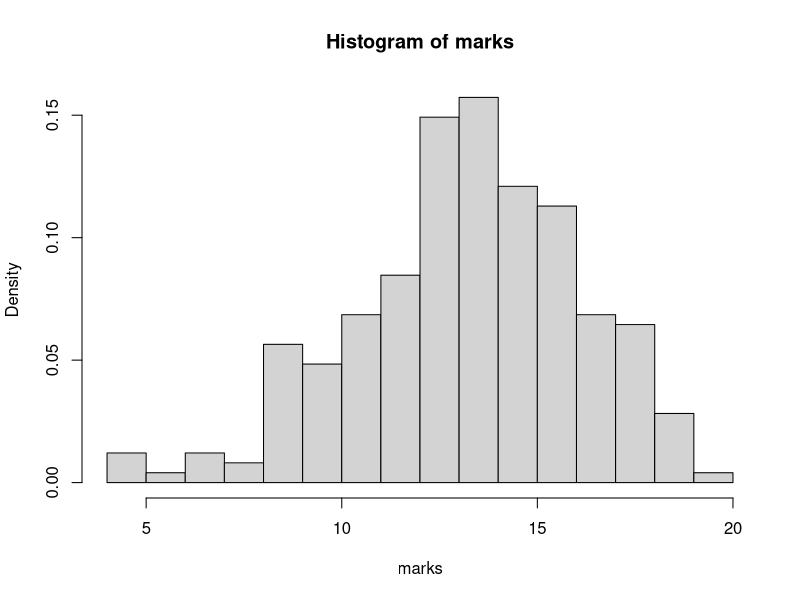
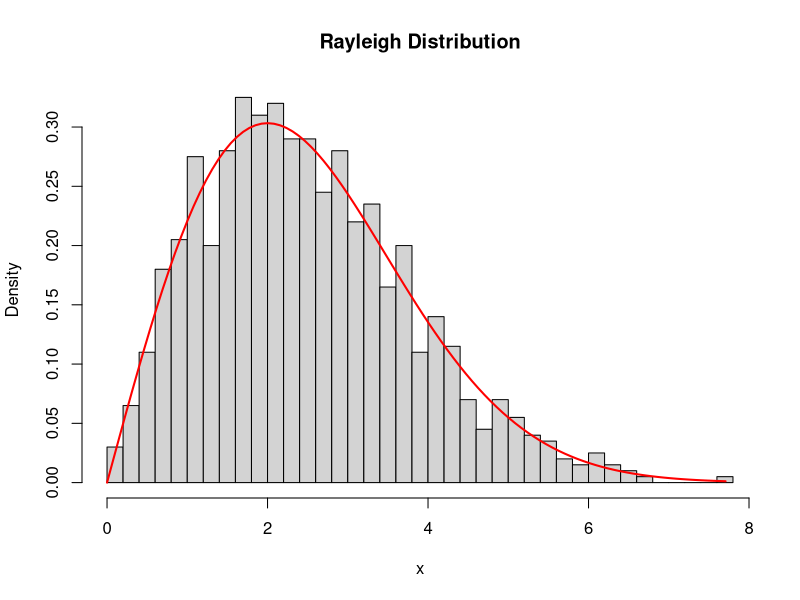
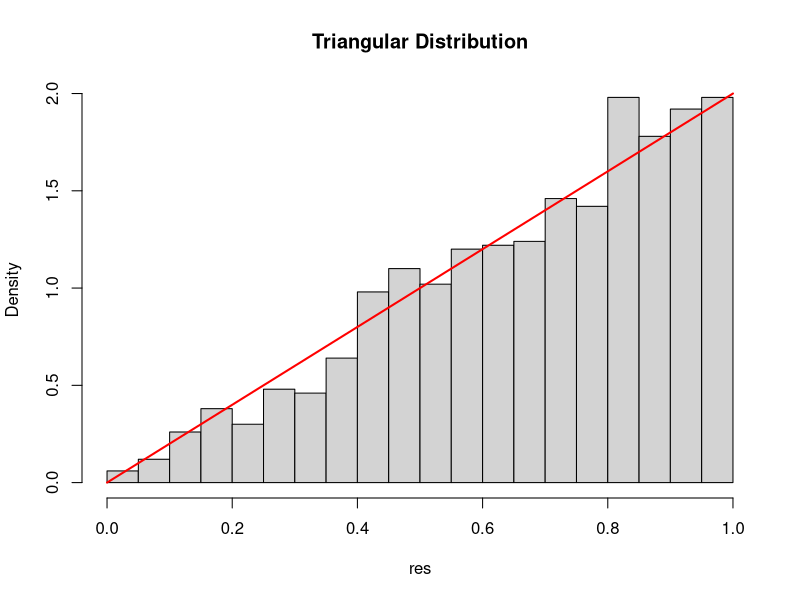
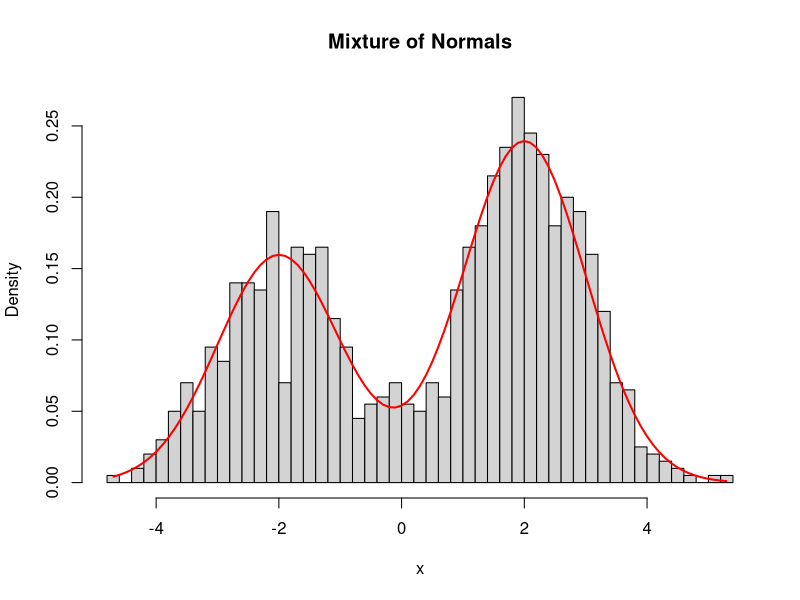

Write the R code that produced these figures, in order.
## ---- chunk 1
library(MASS)
## ---- chunk 2

marks <- c(
6.89,10.35,14.5,15.35,13.4,12.35,13.6,11.3,4.6,15.85,10.15,8.15,8.25,
17.05,15.2,16.2,15.05,16.25,18.5,16.8,15.25,12.75,12.45,10.2,13.3,8.7,
13.05,10.9,13,13.85,11.55,14.5,12.85,17.15,13.3,15.25,17.55,11.25,12.85,
14.5,10.7,11.9,14,14.6,12.4,15.35,12.3,11.7,11.7,10,11.8,15.6,
8.6,10,12.5,9.9,10.3,13.3,14,16.5,14,14.7,18.2,15.1,14.4,
8.1,12.4,10.9,13.1,14.5,15.4,10,13.2,13.4,14.6,17.5,13.4,15.8,
13.2,13.3,13.8,11.2,15.3,16.1,9.3,16.5,11.5,13,14.7,9.3,8.6,
12.4,12.8,10.8,5.5,13.5,12.4,11.8,12.2,8.5,9.4,11.9,8.6,13.2,
12.4,11.5,10.1,14.8,12.7,6.1,8.6,9.3,9.9,8.4,11.3,13.1,13.5,
4.1,7.5,13.9,15.1,13.2,14.5,17.6,14.7,12.5,15.4,15.5,9.2,10.5,
13.45,18.15,10.9,12.65,13.2,17.6,13.9,12.4,14.6,12.4,17.15,16.4,13.75,
14.4,17.35,14.3,14.65,16.1,11.25,10.35,13.95,12.55,7.6,14.95,9.6,18.35,
12.2,12.35,16.7,15.3,9,14.05,14.65,11.15,17.45,4.75,13.6,14.4,15.2,
8.75,13.4,13.6,14.35,12.65,14.9,15.1,15.45,16.55,9.75,16.9,14.35,12.66,
11.44,11.47,12.1,11.34,10.88,8.34,13.24,15.59,14.09,12.4,15.84,12.39,17.64,
12.78,12.78,15.41,11.21,12.56,10.85,16.04,11.1,13.25,15.9,14.5,12.42,11,
10.08,12.8,8.18,15.75,13.26,12.61,13.98,6.77,13.85,12.42,15.36,13.24,13.88,
17.7,15.02,17.22,16.98,16.12,17.66,17.64,13.32,17.14,11.6,18.1,14.13,14.98,
16.44,18.73,14.82,16.02,14.66,14.48,12.56,10.21,18.72,19.42,16.22,17.07,15.82,
15.27
)

## ---- chunk 3
summary(marks)
hist(marks, breaks = 20, probability = TRUE)
## ---- chunk 4
mu_hat <- mean(marks)
sigma_hat <- sd(marks)

mu_hat
sigma_hat

## ---- chunk 5
set.seed(123)

n <- length(marks)
simulated_marks <- rnorm(n, mean = mu_hat, sd = sigma_hat)

## ---- chunk 6
set.seed(123)

n <- length(marks)
simulated_marks <- rnorm(n, mean = mu_hat, sd = sigma_hat)

## ---- chunk 7
ks.test(marks, "pnorm", mean = mu_hat, sd = sigma_hat)

## ---- chunk 8
data(rock)
head(rock)

mu_hat <- colMeans(rock)
mu_hat

## ---- chunk 9
Sigma_hat <- cov(rock)
Sigma_hat
## ---- chunk 10

set.seed(123)

n <- 500

simulated_rock <- mvrnorm(
  n = n,
  mu = mu_hat,
  Sigma = Sigma_hat
)

## ---- chunk 11
simulated_rock <- as.data.frame(simulated_rock)
head(simulated_rock)

## ---- chunk 12
tail(simulated_rock)
## ---- chunk 13
set.seed(123)

n <- 1000
sigma <- 2

u <- runif(n)
x <- sigma * sqrt(-2 * log(1 - u))

hist(x, probability = TRUE, breaks = 30,
     main = "Rayleigh Distribution")

curve((x / sigma^2) * exp(-x^2 / (2 * sigma^2)),
      from = 0,
      to = max(x),
      add = TRUE,
      col = "red",
      lwd = 2)

## ---- chunk 14
set.seed(123)

n <- 1000
res <- numeric(n)
i <- 1

while (i <= n) {
  x <- runif(1)
  u <- runif(1)
  if (u <= x) {
    res[i] <- x
    i <- i + 1
  }
}

hist(res, probability = TRUE, breaks = 30,
     main = "Triangular Distribution")

curve(2 * x,
      from = 0,
      to = 1,
      add = TRUE,
      col = "red",
      lwd = 2)

## ---- chunk 15
set.seed(123)

n <- 1000
b <- rbinom(n, 1, 0.4)

x <- ifelse(b == 1,
            rnorm(n, -2, 1),
            rnorm(n, 2, 1))

hist(x, probability = TRUE, breaks = 40,
     main = "Mixture of Normals")


curve(0.4 * dnorm(x, -2, 1) + 0.6 * dnorm(x, 2, 1),
      from = min(x),
      to = max(x),
      add = TRUE,
      col = "red",
      lwd = 2)
